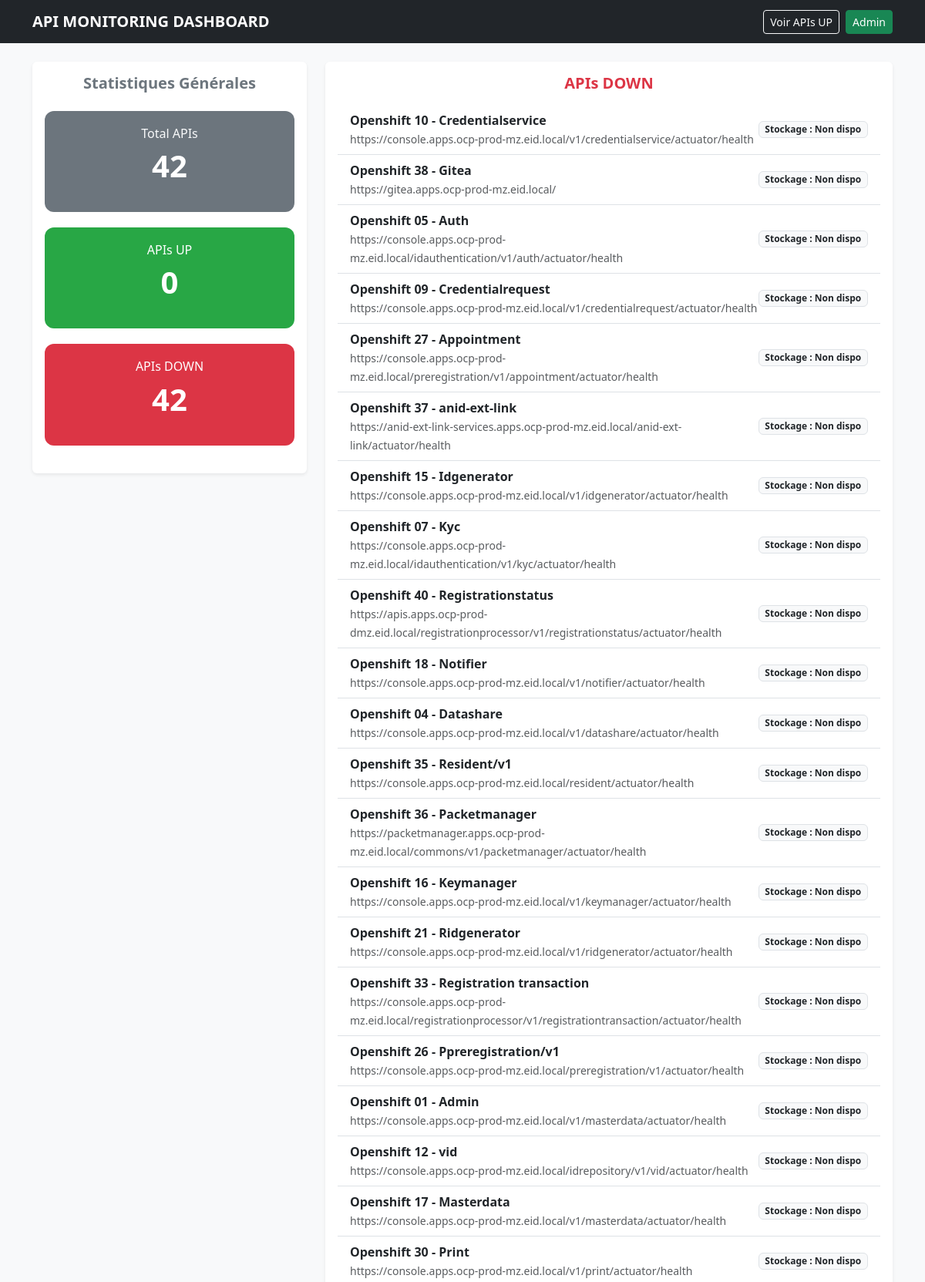
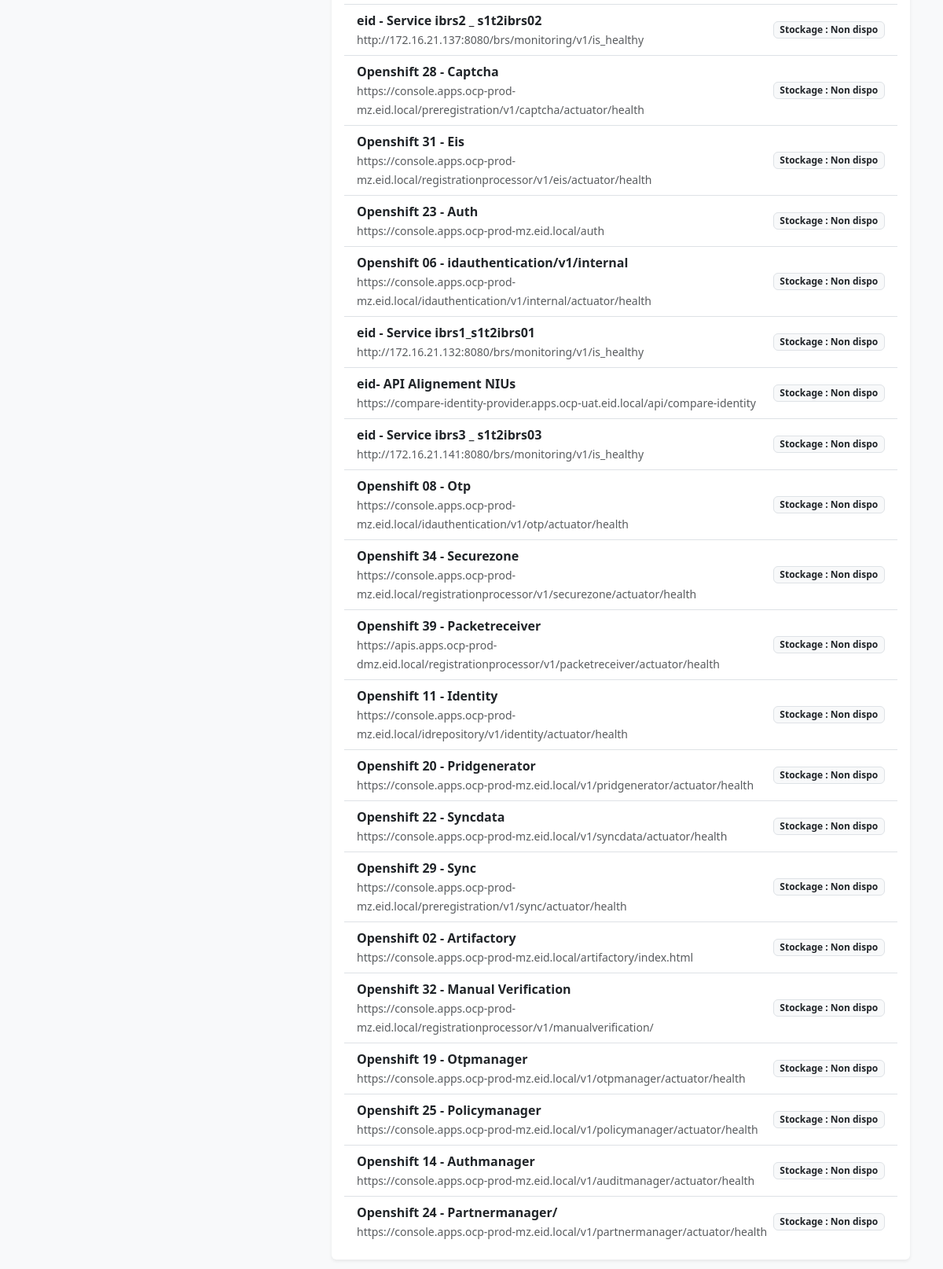
Before: / with the older database file (2 pictures, top to bottom).
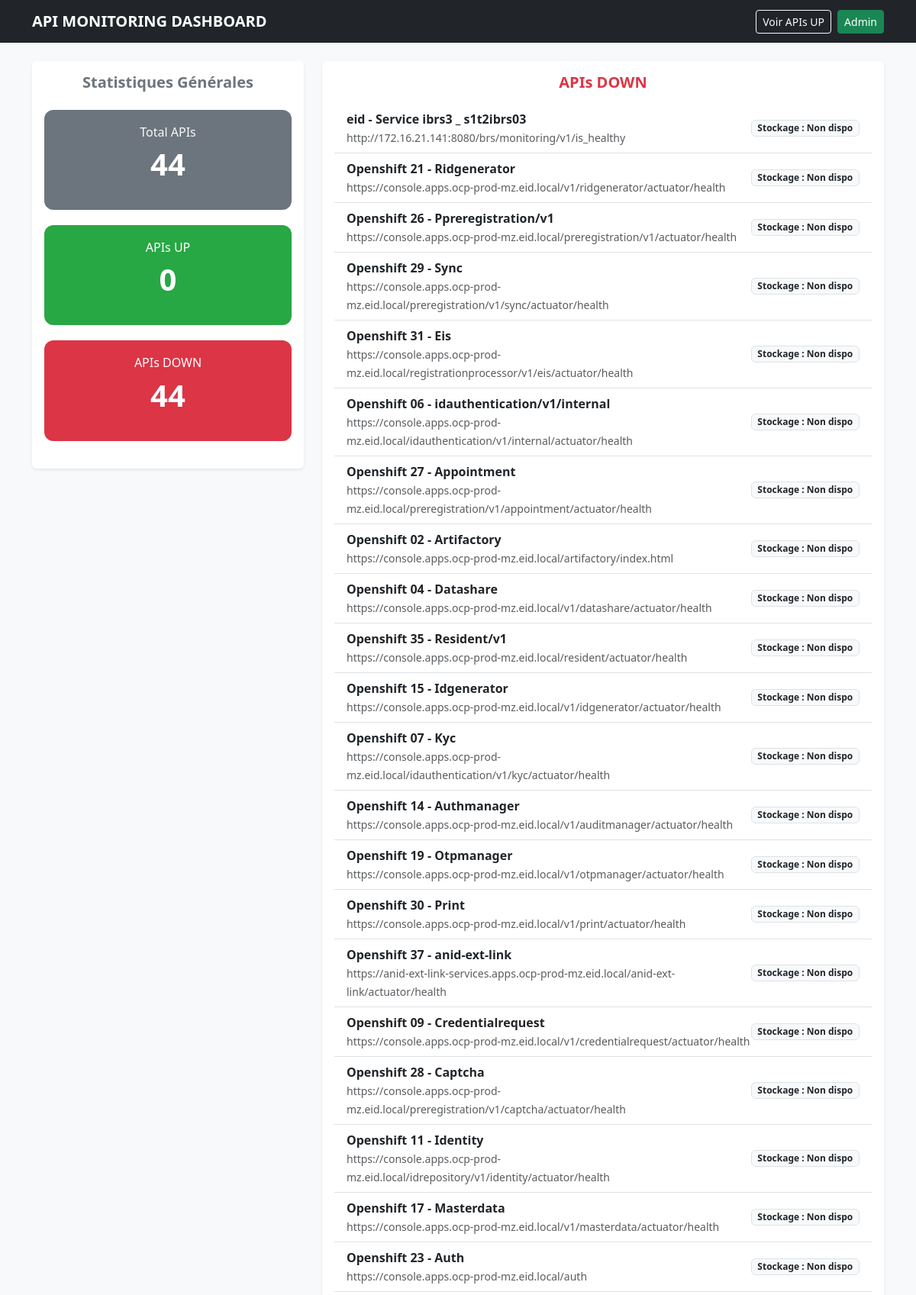
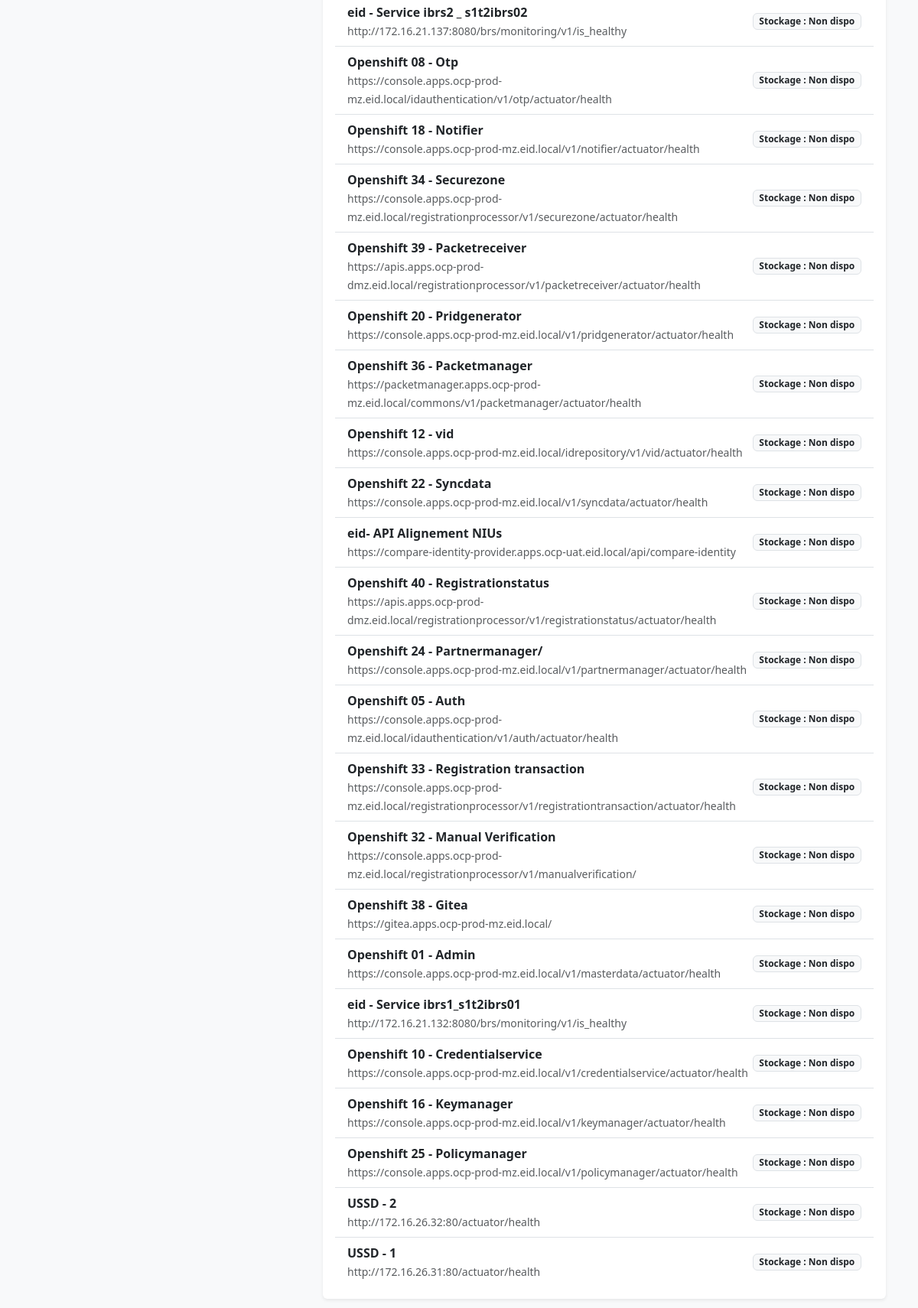
After: the same page with the newer database file (2 pictures, top to bottom).
### dashboard/models.py (models this page shows, shortened)
class MonitoredAPI(models.Model):
    id=models.AutoField(primary_key=True)
    name = models.CharField(max_length=100)
    url = models.URLField()
    created_at = models.DateTimeField(auto_now_add=True)

### dashboard/views.py (the view)
# urls.py: path("", views.dashboard, name="dashboard"),
def dashboard(request):
    apis = MonitoredAPI.objects.all()
    api_data = []
    with concurrent.futures.ThreadPoolExecutor(max_workers=10) as executor:
        future_to_api = {executor.submit(check_api_health, api.url): api for api in apis}
        for future in concurrent.futures.as_completed(future_to_api):
            api = future_to_api[future]
            try:
                result = future.result()
                api_data.append({
                    "id": api.id,  # ✅ Ajouté ici
                    "name": api.name,
                    "url": api.url,
                    **result
                })
            except Exception:
                api_data.append({
                    "id": api.id,  # ✅ Ajouté aussi ici
                    "name": api.name,
                    "url": api.url,
                    "status": "DOWN",
                    "disk_status": "N/A",
                    "disk_total": 0,
                    "disk_free": 0
                })
    up_apis = [a for a in api_data if a["status"] == "UP"]
    down_apis = [a for a in api_data if a["status"] != "UP"]
    stats = {
        "total": len(api_data),
        "up": len(up_apis),
        "down": len(down_apis)
    }
    return render(request, "dashboard/dashboard.html", {
        "stats": stats,
        "down_apis": down_apis
    })

### dashboard/templates/dashboard/dashboard.html (shortened to what this page needs)
{% load static %}
<!DOCTYPE html>
<html lang="fr">
  <head>
    <link href="{% static 'dashboard/css/bootstrap.min.css' %}" rel="stylesheet" />
  </head>
  <body class="bg-light">
    <nav class="navbar navbar-expand-lg navbar-dark bg-dark">
      <div class="container">
        <a class="navbar-brand fw-bold" href="/">API MONITORING DASHBOARD</a>
        <div class="d-flex">
          <a href="{% url 'api_up_list' %}" class="btn btn-outline-light btn-sm me-2">Voir APIs UP</a>
          <a href="/admin/" class="btn btn-success btn-sm">Admin</a>
        </div>
      </div>
    </nav>
    <div class="container py-4">
      <div class="row">
        <div class="col-md-4 mb-3">
          <div class="card shadow-sm border-0">
            <div class="card-body text-center">
              <h5 class="card-title fw-bold text-secondary mb-4">Statistiques Générales</h5>
              <div class="stat-box stat-total">
                <h6 class="text-light">Total APIs</h6>
                <p class="display-6 fw-bold">{{ stats.total }}</p>
              </div>
              <div class="stat-box stat-up">
                <h6>APIs UP</h6>
                <p class="display-6 fw-bold">{{ stats.up }}</p>
              </div>
              <div class="stat-box stat-down">
                <h6>APIs DOWN</h6>
                <p class="display-6 fw-bold">{{ stats.down }}</p>
              </div>
            </div>
          </div>
        </div>
        <div class="col-md-8">
          <div class="card shadow-sm border-0">
            <div class="card-body">
              <h5 class="card-title fw-bold text-center mb-3 text-danger">APIs DOWN</h5>
              {% if down_apis %}
                <ul class="list-group list-group-flush">
                  {% for api in down_apis %}
                    <li class="list-group-item d-flex justify-content-between align-items-start">
                      <div>
                        {% if api.id %}
                          <a href="{% url 'api_detail' api.id %}" class="fw-bold text-dark text-decoration-none">{{ api.name }}</a><br />
                          <small class="text-muted">{{ api.url }}</small>
                        {% else %}
                          <span class="fw-bold text-muted">{{ api.name }}</span><br />
                          <small class="text-muted">{{ api.url }}</small>
                        {% endif %}
                      </div>
                      {% if api.disk_status and api.disk_status != 'N/A' %}
                        <span class="badge bg-secondary align-self-center">Stockage : {{ api.disk_status }}</span>
                      {% else %}
                        <span class="badge bg-light text-dark border align-self-center">Stockage : Non dispo</span>
                      {% endif %}
                    </li>
                  {% endfor %}
                </ul>
              {% else %}
                <p class="text-success text-center mt-4">✅ Toutes les APIs sont UP !</p>
              {% endif %}
            </div>
          </div>
        </div>
      </div>
    </div>
  </body>
</html>

### dashboard/templates/dashboard/dashboard.html (style rules this page uses)
.stat-box { border-radius: 12px; padding: 20px; margin-bottom: 20px; color: #fff; }
.stat-total { background-color: #6c757d; }
.stat-up { background-color: #28a745; }
.stat-down { background-color: #dc3545; }

Changed rows visible on the page:
added MonitoredAPI: name "USSD - 2", url "http://172.16.26.32:80/actuator/health"
added MonitoredAPI: name "USSD - 1", url "http://172.16.26.31:80/actuator/health"
Other visible differences:
{{ stats.total }}: "42" → "44"
{{ stats.down }}: "42" → "44"
new list line: "Stockage : Non dispo"
